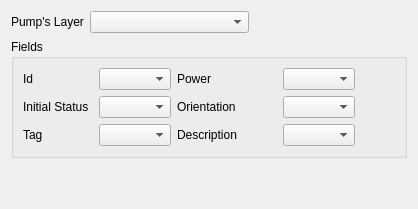
           <widget class="QWidget" name="tabPumps">
            <attribute name="title">
             <string>Pumps</string>
            </attribute>
            <layout class="QGridLayout" name="gridLayout_14">
             <item row="0" column="0">
              <layout class="QGridLayout" name="gridLayout_12">
               <item row="0" column="0">
                <layout class="QHBoxLayout" name="horizontalLayout_18">
                 <item>
                  <widget class="QLabel" name="label_30">
                   <property name="text">
                    <string>Pump's Layer</string>
                   </property>
                  </widget>
                 </item>
                 <item>
                  <widget class="QComboBox" name="cbPumpLayer">
                   <property name="sizePolicy">
                    <sizepolicy hsizetype="Expanding" vsizetype="Fixed">
                     <horstretch>0</horstretch>
                     <verstretch>0</verstretch>
                    </sizepolicy>
                   </property>
                  </widget>
                 </item>
                 <item>
                  <spacer name="horizontalSpacer_14">
                   <property name="orientation">
                    <enum>Qt::Horizontal</enum>
                   </property>
                   <property name="sizeHint" stdset="0">
                    <size>
                     <width>40</width>
                     <height>20</height>
                    </size>
                   </property>
                  </spacer>
                 </item>
                </layout>
               </item>
               <item row="1" column="0">
                <widget class="QGroupBox" name="gbPumps">
                 <property name="sizePolicy">
                  <sizepolicy hsizetype="Expanding" vsizetype="Fixed">
                   <horstretch>0</horstretch>
                   <verstretch>0</verstretch>
                  </sizepolicy>
                 </property>
                 <property name="title">
                  <string>Fields</string>
                 </property>
                 <layout class="QGridLayout" name="gridLayout_13">
                  <item row="0" column="1">
                   <layout class="QGridLayout" name="gridLayout_27">
                    <item row="1" column="4">
                     <spacer name="horizontalSpacer_17">
                      <property name="orientation">
                       <enum>Qt::Horizontal</enum>
                      </property>
                      <property name="sizeHint" stdset="0">
                       <size>
                        <width>40</width>
                        <height>20</height>
                       </size>
                      </property>
                     </spacer>
                    </item>
                    <item row="2" column="4">
                     <spacer name="horizontalSpacer_19">
                      <property name="orientation">
                       <enum>Qt::Horizontal</enum>
                      </property>
                      <property name="sizeHint" stdset="0">
                       <size>
                        <width>40</width>
                        <height>20</height>
                       </size>
                      </property>
                     </spacer>
                    </item>
                    <item row="0" column="2">
                     <widget class="QLabel" name="label_33">
                      <property name="minimumSize">
                       <size>
                        <width>100</width>
                        <height>0</height>
                       </size>
                      </property>
                      <property name="text">
                       <string>Power</string>
                      </property>
                     </widget>
                    </item>
                    <item row="1" column="0">
                     <widget class="QLabel" name="label_36">
                      <property name="minimumSize">
                       <size>
                        <width>70</width>
                        <height>0</height>
                       </size>
                      </property>
                      <property name="text">
                       <string>Initial Status</string>
                      </property>
                     </widget>
                    </item>
                    <item row="0" column="4">
                     <spacer name="horizontalSpacer_15">
                      <property name="orientation">
                       <enum>Qt::Horizontal</enum>
                      </property>
                      <property name="sizeHint" stdset="0">
                       <size>
                        <width>40</width>
                        <height>20</height>
                       </size>
                      </property>
                     </spacer>
                    </item>
                    <item row="1" column="1">
                     <widget class="QComboBox" name="cbPump_InitStat">
                      <property name="sizePolicy">
                       <sizepolicy hsizetype="Expanding" vsizetype="Fixed">
                        <horstretch>0</horstretch>
                        <verstretch>0</verstretch>
                       </sizepolicy>
                      </property>
                     </widget>
                    </item>
                    <item row="2" column="0">
                     <widget class="QLabel" name="label_39">
                      <property name="minimumSize">
                       <size>
                        <width>70</width>
                        <height>0</height>
                       </size>
                      </property>
                      <property name="text">
                       <string>Tag</string>
                      </property>
                     </widget>
                    </item>
                    <item row="0" column="0">
                     <widget class="QLabel" name="label_31">
                      <property name="minimumSize">
                       <size>
                        <width>70</width>
                        <height>0</height>
                       </size>
                      </property>
                      <property name="text">
                       <string>Id</string>
                      </property>
                     </widget>
                    </item>
                    <item row="0" column="3">
                     <widget class="QComboBox" name="cbPump_Power">
                      <property name="sizePolicy">
                       <sizepolicy hsizetype="Expanding" vsizetype="Fixed">
                        <horstretch>0</horstretch>
                        <verstretch>0</verstretch>
                       </sizepolicy>
                      </property>
                     </widget>
                    </item>
                    <item row="0" column="1">
                     <widget class="QComboBox" name="cbPump_Id">
                      <property name="sizePolicy">
                       <sizepolicy hsizetype="Expanding" vsizetype="Fixed">
                        <horstretch>0</horstretch>
                        <verstretch>0</verstretch>
                       </sizepolicy>
                      </property>
                     </widget>
                    </item>
                    <item row="1" column="2">
                     <widget class="QLabel" name="label_42">
                      <property name="minimumSize">
                       <size>
                        <width>100</width>
                        <height>0</height>
                       </size>
                      </property>
                      <property name="text">
                       <string>Orientation</string>
                      </property>
                     </widget>
                    </item>
                    <item row="1" column="3">
                     <widget class="QComboBox" name="cbPump_Orient">
                      <property name="sizePolicy">
                       <sizepolicy hsizetype="Expanding" vsizetype="Fixed">
                        <horstretch>0</horstretch>
                        <verstretch>0</verstretch>
                       </sizepolicy>
                      </property>
                     </widget>
                    </item>
                    <item row="2" column="1">
                     <widget class="QComboBox" name="cbPump_Tag">
                      <property name="sizePolicy">
                       <sizepolicy hsizetype="Expanding" vsizetype="Fixed">
                        <horstretch>0</horstretch>
                        <verstretch>0</verstretch>
                       </sizepolicy>
                      </property>
                     </widget>
                    </item>
                    <item row="2" column="2">
                     <widget class="QLabel" name="label_40">
                      <property name="minimumSize">
                       <size>
                        <width>100</width>
                        <height>0</height>
                       </size>
                      </property>
                      <property name="text">
                       <string>Description</string>
                      </property>
                     </widget>
                    </item>
                    <item row="2" column="3">
                     <widget class="QComboBox" name="cbPump_Descr">
                      <property name="sizePolicy">
                       <sizepolicy hsizetype="Expanding" vsizetype="Fixed">
                        <horstretch>0</horstretch>
                        <verstretch>0</verstretch>
                       </sizepolicy>
                      </property>
                     </widget>
                    </item>
                   </layout>
                  </item>
                 </layout>
                </widget>
               </item>
               <item row="2" column="0">
                <spacer name="verticalSpacer_4">
                 <property name="orientation">
                  <enum>Qt::Vertical</enum>
                 </property>
                 <property name="sizeHint" stdset="0">
                  <size>
                   <width>20</width>
                   <height>40</height>
                  </size>
                 </property>
                </spacer>
               </item>
              </layout>
             </item>
            </layout>
           </widget>
